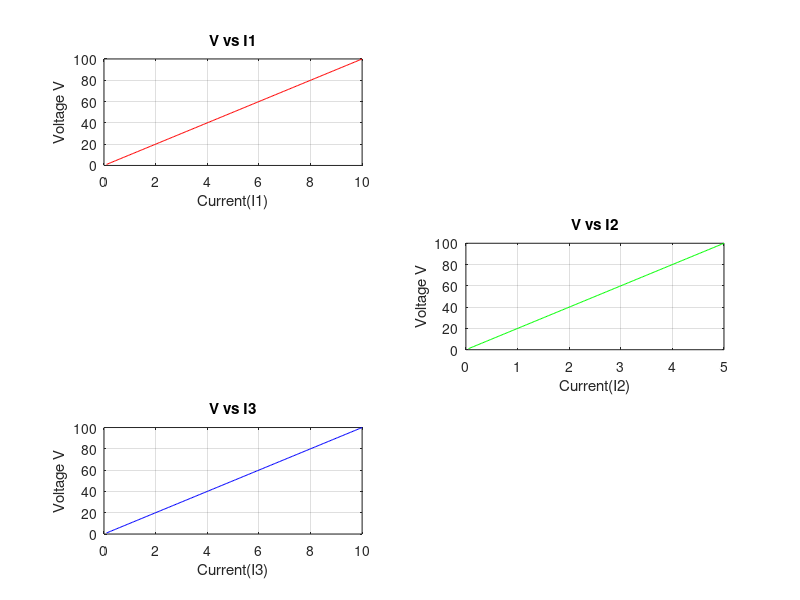

The MATLAB script that drew this image:
%To implement ohm's law formula,we need a resistor R and voltage V across
%it
R1 = 10;
R2 = 20;
R3 = 40;
%Taking a vector V contaning values of V
V = 1:0.5:100;   %Range of V is from 1 to 100 with 0.5 V interval
I1 = V/R1;
I2 = V/R2;
I3 = V/R3;
%plotting the subplot of V vs I.
subplot(3,2,1);
plot(I1,V,"r");
title("V vs I1");
ylabel("Voltage V");
xlabel("Current(I1)");
grid on;

subplot(3,2,4);
plot(I2,V,"g");
title("V vs I2");
ylabel("Voltage V");
xlabel("Current(I2)");
grid on;

subplot(3,2,5);
plot(I1,V,"b");
title("V vs I3");
ylabel("Voltage V");
xlabel("Current(I3)");
grid on;

